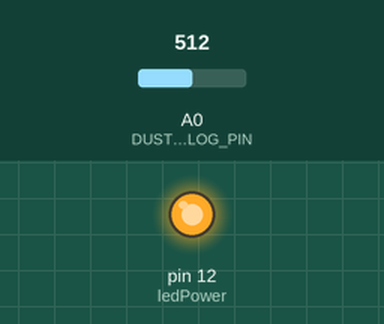
The sketch below on a simulated Arduino Uno, built with avr-gcc and run on an emulated ATmega328P. Shown: output pins drawn as LEDs (lit = HIGH). Inputs (shaded band) come from the test bench; at power-on: A0 (DUST_SENSOR_ANALOG_PIN) = 512. What the sketch prints to the serial monitor is not drawn.

Above: at 0.1 s.
Timing chart, 0 to 1.6 s (numbered marks = the images above):
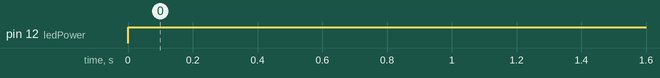

Measured:
- by itself, pin 12 (ledPower): LOW → HIGH at 0.00 s

The sketch:

Dust_sen.ino
```cpp
//#include <MySensors.h>
#include <SPI.h>
#define CHILD_ID_DUST 0
#define DUST_SENSOR_ANALOG_PIN 0

int ledPower = 12;
const int numreadings = 60;

unsigned long SLEEP_TIME = 10*1000; // Sleep time between reads (in milliseconds)
//VARIABLES
int val = 0;// variable to store the value coming from the sensor
float valDUST = 0.0;
float lastDUST =0.0;
int samplingTime = 280;
int deltaTime = 40;
int sleepTime = 9680;
float voMeasured = 0;
float calcVoltage = 0;
float dustDensity = 0;


void setup(){
 //gw.begin();
 pinMode(ledPower,OUTPUT);
 Serial.begin(9600);
 // Send the sketch version information to the gateway and Controller
 //gw.sendSketchInfo("Dust Sensor", "1.1");
 // Register all sensors to gateway (they will be created as child devices)
 //gw.present(CHILD_ID_DUST, S_DUST);
}

void loop(){
float cumsum = 0;
float temp = 0;
float temp1 = 0;
float cum_density = 0;
     for (int sample = 0; sample < numreadings; sample ++){ // loop reading dust sensor
       digitalWrite(ledPower,LOW); // power on the LED
       delayMicroseconds(samplingTime);
       uint16_t voMeasured = analogRead(DUST_SENSOR_ANALOG_PIN);// Get DUST value
       delayMicroseconds(deltaTime);
        digitalWrite(ledPower,HIGH); // turn the LED off
       // 0 - 5V mapped to 0 - 1023 integer values
       // recover voltage
       temp = voMeasured * (5.0 / 1024.0);
       cumsum = cumsum + temp;// cumulative sum over 60 seconds
       delay(1000);
       Serial.print("reading sample: ");
       Serial.println(sample);
       Serial.print("Raw Signal Value (0-1023): ");
       Serial.println(voMeasured);
       Serial.print(" - cumulative: ");
       Serial.println(cumsum);
}
// linear eqaution taken from http://www.howmuchsnow.com/arduino/airquality/
// Chris Nafis (c) 2012
dustDensity = (0.17 * cumsum - 0.1)* (1000/60);

Serial.print(" - Dust Density: ");
Serial.println(dustDensity); // unit: ug/m3
Serial.println("#########################################");

//  if (ceil(dustDensity) != lastDUST) {
//      gw.send(dustMsg.set((int)ceil(dustDensity)));
//      lastDUST = ceil(dustDensity);
//  }
//gw.send(dustMsg.set((int)ceil(dustDensity)));
delay(SLEEP_TIME);
}
```
